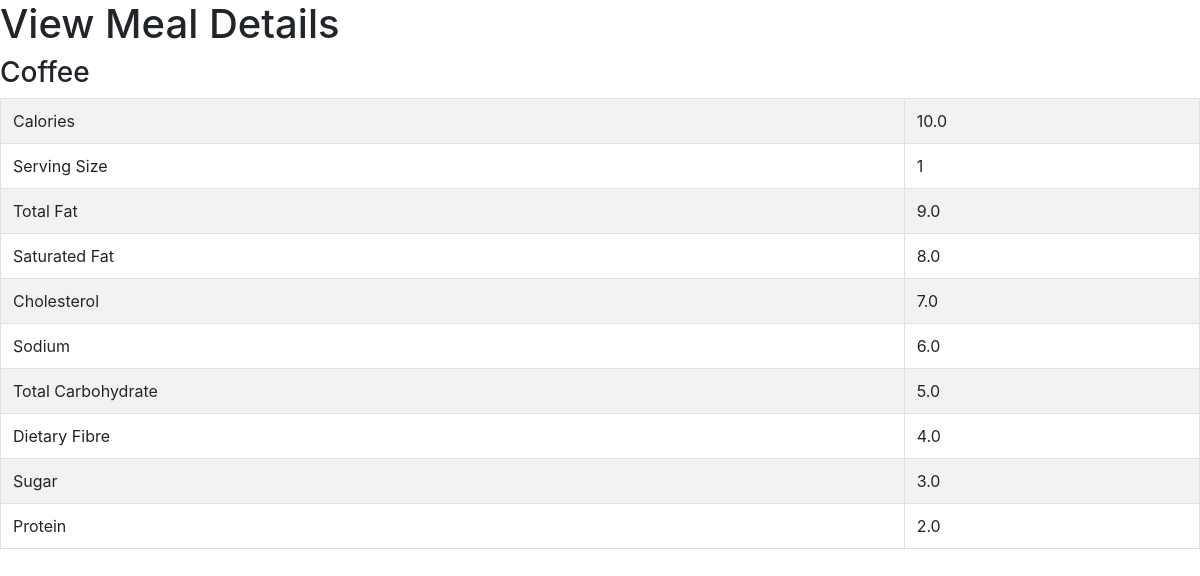
/view_meal/4, run on the app's committed database.
### food/models.py (models this page shows, shortened)
class Meal(models.Model):
	BREAKFAST = 1
	MORNING_SNACK = 2
	LUNCH = 3
	AFTERNOON_SNACK = 4
	DINNER = 5
	EVENING_SNACK = 6
	MEAL_TIME_TYPES = (
	(BREAKFAST, "Breakfast"),
	(MORNING_SNACK, "Morning Snack"),
	(LUNCH, "Lunch"),
	(AFTERNOON_SNACK, "Afternoon Snack"),
	(DINNER, "Dinner"),
	(EVENING_SNACK, "Evening Snack")
	)
	food = models.ForeignKey(Food, verbose_name="Food",on_delete = models.CASCADE)
	serving_size = models.IntegerField(verbose_name="Serving Size")
	meal_time = models.IntegerField(verbose_name="Meal Time", choices=MEAL_TIME_TYPES)
	def get_total_calories(self):
		return self.serving_size * self.food.calories
	def get_serving_size(self):
		return self.serving_size
	def get_total_fat(self):
		return self.serving_size * self.food.total_fat
	def get_saturated_fat(self):
		return self.serving_size * self.food.saturated_fat
	def get_cholesterol(self):
		return self.serving_size * self.food.cholesterol
	def get_sodium(self):
		return self.serving_size * self.food.sodium
	def get_total_carbohydrate(self):
		return self.serving_size * self.food.total_carbohydrate
	def get_dietary_fibre(self):
		return self.serving_size * self.food.dietary_fibre
	def get_sugar(self):
		return self.serving_size * self.food.sugar
	def get_protein(self):
		return self.serving_size * self.food.protein

class Food(models.Model):
	name = models.CharField(verbose_name="Food Name", max_length=200)
	calories = models.FloatField(verbose_name="Calories (kcal)")
	total_fat = models.FloatField(verbose_name="Total Fat (g)")
	saturated_fat = models.FloatField(verbose_name="Saturated Fat (g)")
	cholesterol = models.FloatField(verbose_name="Cholesterol (mg)")
	sodium = models.FloatField(verbose_name="Sodium (mg)")
	total_carbohydrate = models.FloatField(verbose_name="Total Carbohydrate (g)")
	dietary_fibre = models.FloatField(verbose_name="Dietary Fibre (g)")
	sugar = models.FloatField(verbose_name="Sugar (g)")
	protein = models.FloatField(verbose_name="Protein (g)")

### food/views.py (the view)
# urls.py: url(r'^view_meal/(?P<meal_id>\d+)$', view_meal, name='view-meal'),
def view_meal(request,meal_id):
	template = 'list_view.html'
	meal = Meal.objects.get(id=int(meal_id))
	context = {
		'meal': meal,
	}
	return render(request, template, context)

### templates/list_view.html (shortened to what this page needs)
<html>
	<head>
		<link rel="stylesheet" href="https://stackpath.bootstrapcdn.com/bootstrap/4.1.1/css/bootstrap.min.css">
	</head>
	<body>
		<h1>View Meal Details</h1>
		<h3>{{ meal.food.name }}</h3>
		<table class="table table-striped table-bordered">
			<tbody>
				<tr>
					<td>Calories</td>
					<td>{{meal.get_total_calories}}</td>
				</tr>
				<tr>
					<td>Serving Size</td>
					<td>{{meal.get_serving_size}} </td>
				</tr>
				<tr>
					<td>Total Fat</td>
					<td>{{meal.get_total_fat}}</td>
				</tr>
				<tr>
					<td>Saturated Fat</td>
					<td>{{meal.get_saturated_fat}}</td>
				</tr>
				<tr>
					<td>Cholesterol</td>
					<td>{{meal.get_cholesterol}}</td>
				</tr>
				<tr>
					<td>Sodium</td>
					<td>{{meal.get_sodium}}</td>
				</tr>
				<tr>
					<td>Total Carbohydrate</td>
					<td>{{meal.get_total_carbohydrate}}</td>
				</tr>
				<tr>
					<td>Dietary Fibre</td>
					<td>{{meal.get_dietary_fibre}}</td>
				</tr>
				<tr>
					<td>Sugar</td>
					<td>{{meal.get_sugar}}</td>
				</tr>
				<tr>
					<td>Protein</td>
					<td>{{meal.get_protein}}</td>
				</tr>
			</tbody>
		</table>
	</body>
</html>

### data on the page
Meal: food.name "Coffee", get_total_calories "10.0", get_serving_size "1", get_total_fat "9.0", get_saturated_fat "8.0", get_cholesterol "7.0", get_sodium "6.0", get_total_carbohydrate "5.0", get_dietary_fibre "4.0", get_sugar "3.0", get_protein "2.0"
